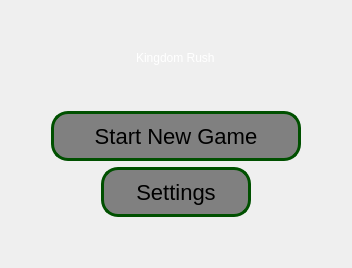
      <widget class="QWidget" name="page_3">
       <layout class="QVBoxLayout" name="verticalLayout_2">
        <item>
         <spacer name="verticalSpacer_17">
          <property name="orientation">
           <enum>Qt::Vertical</enum>
          </property>
          <property name="sizeHint" stdset="0">
           <size>
            <width>20</width>
            <height>40</height>
           </size>
          </property>
         </spacer>
        </item>
        <item>
         <layout class="QVBoxLayout" name="mainGameMenu">
          <item alignment="Qt::AlignHCenter|Qt::AlignVCenter">
           <widget class="QLabel" name="label">
            <property name="styleSheet">
             <string notr="true">font: 700 60pt &quot;Baskerville&quot;;
color: rgb(255, 255, 255);</string>
            </property>
            <property name="text">
             <string>Kingdom Rush</string>
            </property>
           </widget>
          </item>
          <item>
           <spacer name="verticalSpacer_7">
            <property name="orientation">
             <enum>Qt::Vertical</enum>
            </property>
            <property name="sizeHint" stdset="0">
             <size>
              <width>20</width>
              <height>40</height>
             </size>
            </property>
           </spacer>
          </item>
          <item>
           <layout class="QHBoxLayout" name="horizontalLayout_9">
            <item>
             <spacer name="horizontalSpacer_21">
              <property name="orientation">
               <enum>Qt::Horizontal</enum>
              </property>
              <property name="sizeHint" stdset="0">
               <size>
                <width>40</width>
                <height>20</height>
               </size>
              </property>
             </spacer>
            </item>
            <item>
             <widget class="QPushButton" name="startGameButton">
              <property name="minimumSize">
               <size>
                <width>250</width>
                <height>50</height>
               </size>
              </property>
              <property name="styleSheet">
               <string notr="true">QPushButton{background-color:grey;
	font: 700 22pt &quot;Baskerville&quot;;
border: 3px solid rgb(0,80,0);
border-radius: 17px;
padding: 0 10px;
font-size: 22px;}
QPushButton:hover { background-color:rgb(0, 80, 0);}</string>
              </property>
              <property name="text">
               <string>Start New Game</string>
              </property>
             </widget>
            </item>
            <item>
             <spacer name="horizontalSpacer_22">
              <property name="orientation">
               <enum>Qt::Horizontal</enum>
              </property>
              <property name="sizeHint" stdset="0">
               <size>
                <width>40</width>
                <height>20</height>
               </size>
              </property>
             </spacer>
            </item>
           </layout>
          </item>
          <item>
           <layout class="QHBoxLayout" name="horizontalLayout_10">
            <item>
             <spacer name="horizontalSpacer_23">
              <property name="orientation">
               <enum>Qt::Horizontal</enum>
              </property>
              <property name="sizeHint" stdset="0">
               <size>
                <width>40</width>
                <height>20</height>
               </size>
              </property>
             </spacer>
            </item>
            <item>
             <widget class="QPushButton" name="settingsButton">
              <property name="minimumSize">
               <size>
                <width>150</width>
                <height>50</height>
               </size>
              </property>
              <property name="styleSheet">
               <string notr="true">QPushButton{background-color:grey;
	font: 700 22pt &quot;Baskerville&quot;;
border: 3px solid rgb(0,80,0);
border-radius: 17px;
padding: 0 10px;
font-size: 22px;}
QPushButton:hover { background-color:rgb(0, 80, 0);}</string>
              </property>
              <property name="text">
               <string>Settings</string>
              </property>
             </widget>
            </item>
            <item>
             <spacer name="horizontalSpacer_24">
              <property name="orientation">
               <enum>Qt::Horizontal</enum>
              </property>
              <property name="sizeHint" stdset="0">
               <size>
                <width>40</width>
                <height>20</height>
               </size>
              </property>
             </spacer>
            </item>
           </layout>
          </item>
         </layout>
        </item>
        <item>
         <spacer name="verticalSpacer_6">
          <property name="orientation">
           <enum>Qt::Vertical</enum>
          </property>
          <property name="sizeHint" stdset="0">
           <size>
            <width>20</width>
            <height>40</height>
           </size>
          </property>
         </spacer>
        </item>
       </layout>
      </widget>
